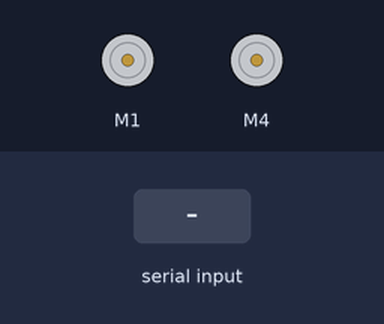
Recording of a sketch running on a simulated Arduino Uno, built with avr-gcc and run on an emulated ATmega328P. On the bench: 2 × DC motor (green arrow = forward, orange = backward, longer = faster). Inputs (shaded band) come from the test bench. Random numbers use the default seed unless the sketch sets one.

Above: at 1.2 s.
1.3 s: "d" received over the second serial link
At 2.1 s:
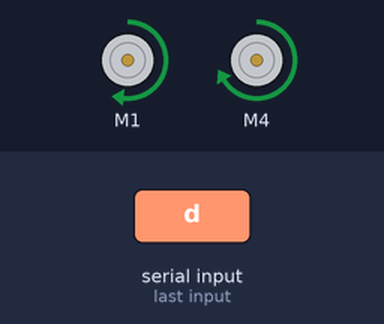
4.3 s: "b" received over the second serial link
7.3 s: "r" received over the second serial link
At 8.0 s:
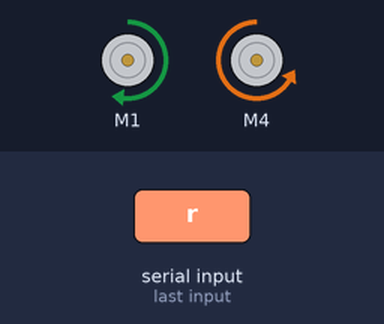
8.8 s: "l" received over the second serial link
At 9.1 s:
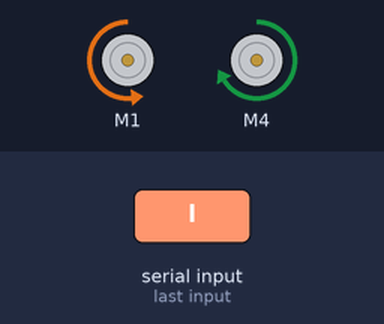
10.3 s: "f" received over the second serial link
At 11.5 s:
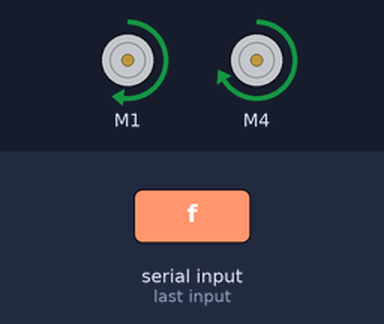
11.8 s: "s" received over the second serial link
At 12.6 s:
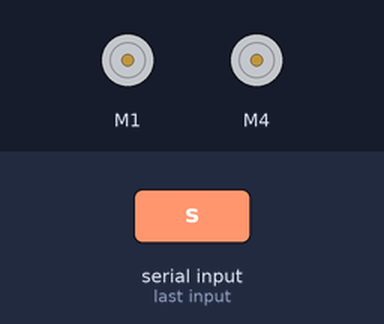
Timing chart, 0 to 14.3 s (numbered marks = the images above; inputs shaded):
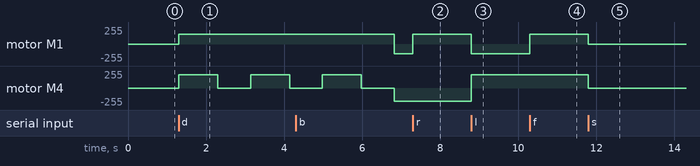

Measured:
- after the input at 1.3 s, motor M1: stopped → forward 145/255 at once; motor M4: alternates forward 200/255 for 1.0 s and stopped for 0.84 s, starting at once
- after the input at 7.3 s, motor M1: backward 145/255 → forward 145/255 at once
- after the input at 8.8 s, motor M1: forward 145/255 → backward 145/255 at once; motor M4: backward 200/255 → forward 200/255 at once
- after the input at 10.3 s, motor M1: backward 145/255 → forward 145/255 at once
- after the input at 11.8 s, motor M1: forward 145/255 → stopped at once; motor M4: forward 200/255 → stopped at once

The sketch:

myrccar.ino
```cpp
#include <SoftwareSerial.h>
#include <AFMotor.h>

AF_DCMotor motor_L(1);
AF_DCMotor motor_R(4);

#define TrigPin A0
#define EchoPin A1

#define Lspeed 145
#define Rspeed 200
long duration, distance, f=0, cnt=2;
SoftwareSerial BTSerial = SoftwareSerial(A5, A4);

void setup() {
  pinMode(EchoPin, INPUT);
  pinMode(TrigPin, OUTPUT);

  motor_L.setSpeed(0);
  motor_L.run(RELEASE);
  motor_R.setSpeed(0);
  motor_R.run(RELEASE);

  Serial.begin(9600);
  BTSerial.begin(9600);
}

void loop() {
  if(BTSerial.available()) {
    char val = BTSerial.read();
    if(val=='f') {
      go_motor();
      f=0;
    }
    else if(val=='b') {
      back_motor();
      f=0;
    }
    else if(val=='r') {
      right_motor();
      f=0;
    }
    else if(val=='l') {
      left_motor();
      f=0;
    }
    else if(val=='s') {
      stop_motor();
      f=0;
    }
    else if(val=='o') {
      f=1;
    }
    else if(val=='d') {
      gak_motor(++cnt);
      f=0;
    }
    else if(val=='c') {
      cnt=2;
      f=0;
    }
    //else stop_motor();
  }
  if(f) {
    go_motor();
    delay(50);
    Obstacle_Check();
  }
}

void gak_motor(int t) {
  for(int i=0;i<t;i++) {
    go_motor();
    delay(1000);
    ghlwjs(180-(180*(t-2)/t));
  }
}

void ghlwjs(int t) {
  motor_L.setSpeed(Lspeed);
  motor_L.run(FORWARD);
  motor_R.run(RELEASE);
  delay(t*7);
  stop_motor();
}

void Obstacle_Check() {
  int val = random(2);
  Distance_Measurement();
  delay(50);
  while(distance < 300) {
    if(distance < 150) {
      back_motor();
      delay(800);
      stop_motor();
      delay(50);
      Distance_Measurement();
      delay(100);
    }
    else {
      if(!val) {
        right_motor();
        delay(400);
      }
      else {
        left_motor();
        delay(400);
      }
      Distance_Measurement();
      delay(100);
    }
  }
}
void Distance_Measurement() {
  digitalWrite(TrigPin, LOW);
  delay(2);
  digitalWrite(TrigPin, HIGH);
  delayMicroseconds(10);
  digitalWrite(TrigPin, LOW);
  duration = pulseIn(EchoPin, HIGH);
  distance = ((float)(340*duration)/1000)/2;
  delay(5);
}


void go_motor() {
  motor_L.setSpeed(Lspeed);
  motor_R.setSpeed(Rspeed);
  motor_L.run(FORWARD);
  motor_R.run(FORWARD);
}

void back_motor() {
  motor_L.setSpeed(Lspeed);
  motor_R.setSpeed(Rspeed);
  motor_L.run(BACKWARD);
  motor_R.run(BACKWARD);
}

void right_motor() {
  motor_L.setSpeed(Lspeed);
  motor_R.setSpeed(Rspeed);
  motor_L.run(FORWARD);
  motor_R.run(BACKWARD);
}

void left_motor() {
  motor_L.setSpeed(Lspeed);
  motor_R.setSpeed(Rspeed);
  motor_L.run(BACKWARD);
  motor_R.run(FORWARD);
}

void stop_motor() {
  motor_L.run(RELEASE);
  motor_R.run(RELEASE);
}
```
